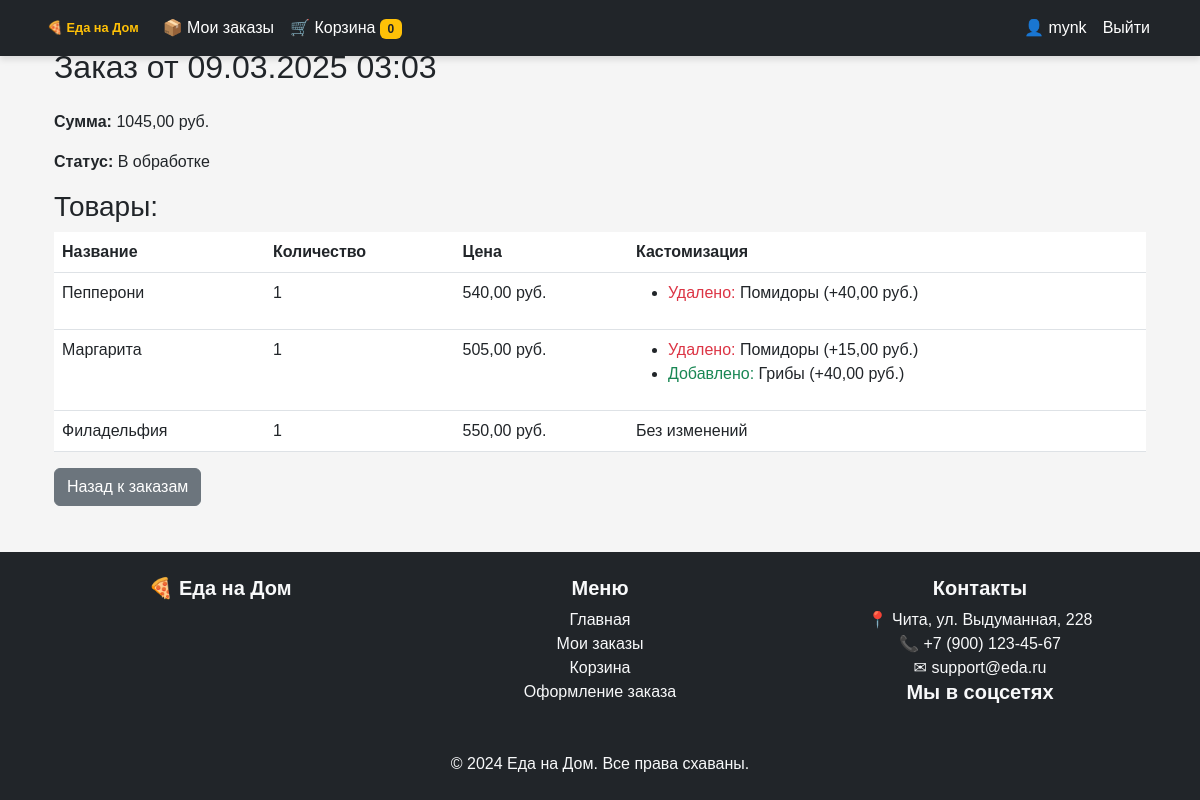
/orders/20/ (signed in), run on the app's committed database.
### main/models.py (models this page shows, shortened)
class User(AbstractUser):
    full_name = models.CharField(max_length=255)
    phone = models.CharField(max_length=20, unique=True, blank=True, null=True)
    email = models.EmailField(unique=True)
    is_courier = models.BooleanField(default=False)
    groups = models.ManyToManyField(
        "auth.Group",
        related_name="custom_user_groups",
        blank=True
    )
    user_permissions = models.ManyToManyField(
        "auth.Permission",
        related_name="custom_user_permissions",
        blank=True
    )
    class Meta:
        verbose_name = "Пользователь"
        verbose_name_plural = "Пользователи"
        ordering = ["date_joined"]

class Order(models.Model):
    user = models.ForeignKey(User, on_delete=models.SET_NULL, null=True, blank=True, related_name="orders")
    guest_id = models.CharField(max_length=36, blank=True, null=True)
    address = models.ForeignKey(UserAddress, on_delete=models.SET_NULL, null=True, related_name="orders")
    courier = models.ForeignKey(User, on_delete=models.SET_NULL, null=True, blank=True, related_name="deliveries",
                                limit_choices_to={"is_courier": True})
    full_name = models.CharField(max_length=255, blank=True, null=True)  # Имя для анонимного пользователя
    phone = models.CharField(max_length=20, blank=True, null=True)  # Телефон анонимного пользователя
    email = models.EmailField(blank=True, null=True)  # Email анонимного пользователя
    guest_address = models.CharField(max_length=255, blank=True, null=True)  # адресс анонимного пользователя
    created_at = models.DateTimeField(auto_now_add=True)
    total_price = models.DecimalField(max_digits=10, decimal_places=2, default=0)
    status = models.CharField(
        max_length=20,
        choices=[
            ('pending', 'В обработке'),
            ('paid', 'Оплачен'),
            ('cancelled', 'Отменён'),
        ],
        default='pending'
    )
    class Meta:
        verbose_name = "Заказ"
        verbose_name_plural = "Заказы"
        ordering = ['-created_at']

class OrderItem(models.Model):
    order = models.ForeignKey(Order, on_delete=models.CASCADE, related_name="items")
    product = models.ForeignKey(Product, on_delete=models.CASCADE)
    quantity = models.PositiveIntegerField(default=1)
    class Meta:
        verbose_name = "Товар в заказе"
        verbose_name_plural = "Товары в заказах"
    def get_total_price(self):
        base_price = self.product.price * self.quantity
        customization_price = sum(custom.price for custom in self.customizations.all())  # Учитываем кастомизацию
        return base_price + customization_price

class Product(models.Model):
    name = models.CharField(max_length=255)
    slug = models.SlugField(max_length=255, unique=True, blank=True)
    description = models.TextField(blank=True, null=True)
    category = models.ForeignKey(ProductCategory, on_delete=models.CASCADE, related_name="products")
    price = models.DecimalField(max_digits=10, decimal_places=2)
    image = models.ImageField(upload_to='products/', blank=True, null=True)
    class Meta:
        verbose_name = "Продукт"
        verbose_name_plural = "Продукты"
        ordering = ['name']

class OrderItemCustomization(models.Model):
    order_item = models.ForeignKey(OrderItem, on_delete=models.CASCADE, related_name="customizations")
    ingredient = models.ForeignKey(Ingredient, on_delete=models.CASCADE)
    action = models.CharField(
        max_length=10,
        choices=[('add', 'Добавить'), ('remove', 'Убрать')]
    )
    price = models.DecimalField(max_digits=6, decimal_places=2, default=0)

class Ingredient(models.Model):
    name = models.CharField(max_length=100, unique=True)
    slug = models.SlugField(max_length=120, unique=True, blank=True)
    base_price = models.DecimalField(max_digits=6, decimal_places=2, default=0)
    class Meta:
        verbose_name = "Ингредиент"
        verbose_name_plural = "Ингредиенты"
        ordering = ['name']

### main/views.py (the view)
# urls.py: path("orders/<int:order_id>/", order_detail, name="order_detail"),
def order_detail(request, order_id):
    guest_id = get_guest_id(request)
    order = get_object_or_404(Order, id=order_id)
    if request.user.is_authenticated:
        if order.user != request.user:
            return render(request, "403.html")  # Доступ запрещён
    else:
        if order.guest_id != guest_id:
            return render(request, "403.html")  # Доступ запрещён
    context = {
        "order": order
    }
    return render(request, "order_detail.html", context=context)

### main/context_processors.py (called while the page is built)
def cart_items_count(request):
    cart = Cart(request)
    return {'cart_items_count': len(cart.cart)}

### main/views.py (called while the page is built)
def get_guest_id(request):
    guest_id = request.COOKIES.get('guest_id')
    if not guest_id:
        guest_id = str(uuid.uuid4())  # Генерируем случайный ID
    return guest_id

### templates/order_detail.html (shortened to what this page needs)
{% extends 'base.html' %}
{% block content %}
<div class="container">
    <h2 class="my-4">Заказ от {{ order.created_at|date:"d.m.Y H:i" }}</h2>
    <p><strong>Сумма:</strong> {{ order.total_price }} руб.</p>
    <p><strong>Статус:</strong> {{ order.get_status_display }}</p>
    <h3>Товары:</h3>
    <table class="table">
        <thead>
            <tr>
                <th>Название</th>
                <th>Количество</th>
                <th>Цена</th>
                <th>Кастомизация</th>
            </tr>
        </thead>
        <tbody>
            {% for item in order.items.all %}
            <tr>
                <td>{{ item.product.name }}</td>
                <td>{{ item.quantity }}</td>
                <td>{{ item.get_total_price }} руб.</td>
                <td>
                    {% if item.customizations.all %}
                        <ul>
                            {% for custom in item.customizations.all %}
                                <li>
                                    {% if custom.action == "add" %}
                                        <span class="text-success">Добавлено:</span>
                                    {% else %}
                                        <span class="text-danger">Удалено:</span>
                                    {% endif %}
                                    {{ custom.ingredient.name }} (+{{ custom.price }} руб.)
                                </li>
                            {% endfor %}
                        </ul>
                    {% else %}
                        Без изменений
                    {% endif %}
                </td>
            </tr>
            {% endfor %}
        </tbody>
    </table>
    <a href="{% url 'orders' %}" class="btn btn-secondary">Назад к заказам</a>
</div>
{% endblock %}

### templates/includes/header.html (shortened to what this page needs)
{% load static %}
<nav class="navbar navbar-expand-lg navbar-dark bg-dark fixed-top">
    <div class="container">
        <a class="navbar-brand" href="{% url 'home' %}">🍕 Еда на Дом</a>
        <div class="collapse navbar-collapse" id="navbarNav">
            <ul class="navbar-nav me-auto">
                <li class="nav-item">
                    {% if request.user.is_courier %}
                        <a class="nav-link {% if request.path == '/courier/orders/' %}active{% endif %}" href="{% url 'courier_orders' %}">🚚 Мои заказы</a>
                    {% else %}
                        <a class="nav-link {% if request.path == '/orders/' %}active{% endif %}" href="{% url 'orders' %}">📦 Мои заказы</a>
                    {% endif %}
                </li>
                <li class="nav-item">
                    <a class="nav-link {% if request.path == '/cart/' %}active{% endif %}" href="{% url 'cart' %}">
                        🛒 Корзина
                        <span class="badge bg-warning text-dark">{{ cart_items_count }}</span>
                    </a>
                </li>
            </ul>
            <ul class="navbar-nav">
                {% if user.is_authenticated %}
                    <li class="nav-item">
                        <a class="nav-link" href="{% url 'profile' %}">👤 {{ user.username }}</a>
                    </li>
                    <li class="nav-item">
                        <a class="nav-link btn btn-outline-danger btn-sm" href="{% url 'logout' %}">Выйти</a>
                    </li>
                {% else %}
                    <li class="nav-item">
                        <a class="nav-link btn btn-outline-success btn-sm" href="{% url 'login' %}">Войти</a>
                    </li>
                {% endif %}
            </ul>
        </div>
    </div>
</nav>

### static/css/style.css (style rules this page uses)
:root { --primary-color: #7B1FA2; --dark-primary: #4A148C; --accent-color: #FFC107; --light-gray: #F5F5F5; --text-color: #FFFFFF; }
body { background-color: var(--light-gray); font-family: 'Arial', sans-serif; }
.navbar { background-color: var(--dark-primary); box-shadow: 0px 4px 6px rgba(0, 0, 0, 0.1); }
.navbar-brand { color: var(--accent-color) !important; font-weight: bold; font-size: 0.8rem; margin-left: 5px; }
.navbar-nav .nav-link { color: var(--text-color) !important; }

### data on the page
User: username "mynk"
Order: created_at "09.03.2025 03:03", total_price "1045,00", status "В обработке"
OrderItem: product.name "Пепперони", quantity "1", get_total_price "540,00"
OrderItemCustomization: shows "Удалено:", ingredient.name "Помидоры", price "40,00"
OrderItem: product.name "Маргарита", quantity "1", get_total_price "505,00"
OrderItemCustomization: shows "Удалено:", ingredient.name "Помидоры", price "15,00"
OrderItemCustomization: shows "Добавлено:", ingredient.name "Грибы", price "40,00"
OrderItem: product.name "Филадельфия", quantity "1", get_total_price "550,00", shows "Без изменений"

### other printed values
{{ cart_items_count }} "0"
